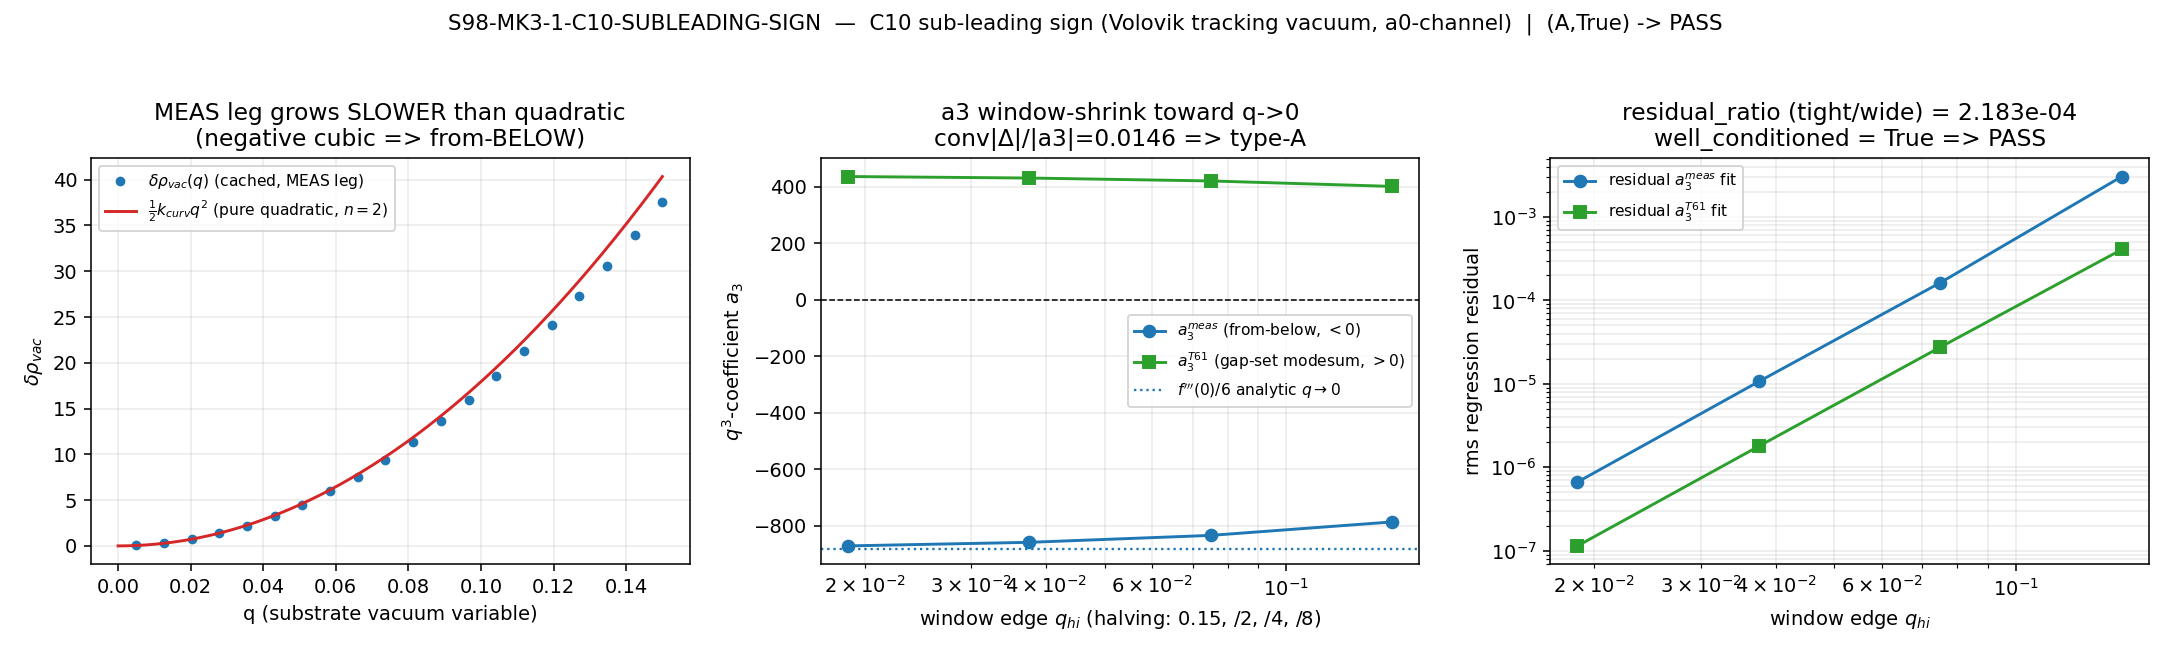

This figure's Python source:
"""
S98-MK3-1-C10-SUBLEADING-SIGN  —  Wave 2 (volovik-superfluid-universe-theorist)

Resolve whether the sub-leading C10 exponent correction (n_eff ~ 1.978,
approach-from-BELOW) is TYPE-A (a genuine substrate prediction robust to the GGE
occupation-state choice) or TYPE-B (an artifact of the specific GGE occupation n_k).

SUBSTRATE FRAMING (phononic-framing.md — IS not IN):
  C10 IS the Volovik tracking vacuum: rho_vac ~ M_Pl^2 H^n with leading exponent
  n=2 the a_0-channel Seeley-DeWitt ZEROTH moment tracking H^2 (a DIFFERENT spectral
  moment than gravity a_2). The sub-leading correction n_eff = 2 + delta is the
  GGE-OCCUPATION response of the 992 D_K eigenfrequencies omega_n(q)=sqrt(lambda_n^2+q):
      n_eff = 2 + Sum_k (dp_k/dH) n_k / (Sum_k omega_k n_k)            (S66 T.61).
  The question: is delta (the -0.022 from-below shift) intrinsic to the substrate
  spectrum (TYPE-A) or an artifact of WHICH GGE occupation state n_k we picked (TYPE-B)?
  Arrow:
      D_K eigenfrequencies omega_n(q) -> GGE occupation n_k -> T.61 sub-leading
      correction delta -> n_eff approach-direction -> BBN dilution sign (V.10).
  The GGE relic is the substrate's OWN non-thermal quasiparticle distribution (the
  Ordered Veil — integrable, never thermalizes), NOT a gas living IN an expanding box.

METHOD (plan §W2-2 — pure regression on cached arrays; NO new diagonalization):
  On the cached computations/session-97/s97_w2_2_c10_n_exponent.npz (audit b69da9f4),
  the substrate vacuum departure delta_rho_vac(q) is the GGE/zero-point response of the
  D_K spectrum, sampled at 20 small-q points (q_small, delta_rho_small) and obeying
  delta_rho(q) = (1/2) k_curv q^2 + (cubic) + ...   [S97 lines 376-378]. The q^3
  coefficient of the MEASURED departure leg C_meas(q) sets the sign of the sub-leading
  n_eff correction (negative cubic => departure grows SLOWER than quadratic => from
  BELOW => n_eff<2). The gap-set / T.61 mode-sum leg C_T61(q) is built from the raw
  zero-point modesum E_ZP(q) = (1/2) Sum_n sqrt(lambda_n^2+q) w_n (cached spectrum;
  no diagonalization). Both q^3-coefficients are fitted over a SHRINKING q-window
  [q_hi, q_hi/2, /4, /8] (q_hi = max(q_small) = 0.15; the substrate small-q window).

  Two booleans emitted, decoded by the pre-registered EMERGENCE-1 truth-table:
    divergence_type in {A,B}:
      A iff |Delta a3_meas|/|a3_meas| < 0.10 across the LAST TWO halvings
        (the q->0 limit of the cubic coefficient EXISTS => robust substrate prediction)
      B otherwise (a3_meas diverges / is occupation-sensitive => n_k artifact)
    C_meas_well_conditioned in {True,False}:
      True iff residual_ratio = (regression residual on TIGHT window)
                              / (residual on WIDE window)  < 1   (residual SHRINKING)

  EMERGENCE-1 disposition truth-table (PRE-REGISTERED DECODER):
    (A, True)  -> PASS  : sign + BBN-direction PINNED; V.10 consumes HARD from-below direction
    (B, True)  -> INFO  : sign directional-but-SOFT (occupation-leaning); V.10 caveats
    (A, False) -> FAIL  : C_meas ill-conditioned => sign undetermined; V.10 -> UNDETERMINED
    (B, False) -> FAIL  : both divergent + ill-conditioned => undetermined; V.10 -> UNDETERMINED

  PASS iff (A, True).

  [SIGN] trigger: divergence_type {A,B} + n_eff approach-from-below SIGN are directional.
  Substitution chain (substituted numbers) is in Section 5 / the verdict-line detail row.

GATE: PASS/FAIL/INFO are ALL valid results; exit 0 regardless. Verdict is DATA.
"""

from __future__ import annotations

import hashlib
import json
import os
import sys
import time
from pathlib import Path

os.environ.setdefault("OMP_NUM_THREADS", "8")
os.environ.setdefault("MKL_NUM_THREADS", "8")

import numpy as np  # noqa: E402
from scipy.interpolate import CubicSpline  # noqa: E402

import matplotlib  # noqa: E402

matplotlib.use("Agg")
import matplotlib.pyplot as plt  # noqa: E402

# -----------------------------------------------------------------------------
# Section 1 — Paths + canonical-constants import
# -----------------------------------------------------------------------------
SHARED_DIR = Path(__file__).resolve().parent.parent / "_shared"   # computations/_shared
SESSION_DIR = Path(__file__).resolve().parent                     # computations/session-98
PROJECT_ROOT = SESSION_DIR.parent.parent                          # repo root
SESSION_DIR.mkdir(parents=True, exist_ok=True)

sys.path.insert(0, str(SHARED_DIR))
from canonical_constants import M_KK, tau_fold, a_0_FW_zeta  # noqa: E402

GATE_ID = "S98-MK3-1-C10-SUBLEADING-SIGN"
SCHEME = "FW"
CONVENTION = "ABSOLUTE"
L_MAX = "12"                       # the 992 D_K eigenfreqs are L12-cache-derived (structural)
SCHEMA_VERSION = "S87+"

VERDICT_TXT = SESSION_DIR / "s98_gate_verdicts.txt"
NPZ_OUT = SESSION_DIR / "s98_mk3_1_c10_subleading_sign.npz"
PNG_OUT = SESSION_DIR / "s98_mk3_1_c10_subleading_sign.png"

CANONICAL_PY = SHARED_DIR / "canonical_constants.py"
C10_NPZ = PROJECT_ROOT / "computations" / "session-97" / "s97_w2_2_c10_n_exponent.npz"
BOGO_992_NPZ = PROJECT_ROOT / "computations" / "session-55" / "s55_bogoliubov_992.npz"

INPUT_FILES = [CANONICAL_PY, C10_NPZ]

# -----------------------------------------------------------------------------
# Section 2 — Pre-registered machinery pins (plan §W2-2 machinery_pin_map)
# -----------------------------------------------------------------------------
N_EVAL = 200                       # q-grid points per window (plan N_eval=200)        # (local)
N_HALVINGS = 4                     # window-halving sequence [q_hi, /2, /4, /8]         # (local)
CONV_TOL = 0.10                    # |Delta a3_meas|/|a3_meas| < 0.10 => CONVERGED (type-A)  # (local)
COND_THRESH = 1.0                  # residual_ratio < 1 => well-conditioned             # (local)
# regulator_pin: a_0^{zeta} — the C10 sub-leading correction is a sub-leading term of
# the a_0-channel tracking vacuum (zeta-regulated zeroth Seeley-DeWitt moment).


# -----------------------------------------------------------------------------
# Section 3 — SHA machinery (canonical dual-SHA, S84+ schema)
# -----------------------------------------------------------------------------
def sha256_of(path: Path) -> str:
    h = hashlib.sha256()  # (local)
    try:
        h.update(path.read_bytes())
    except OSError:
        return ""
    return h.hexdigest()


def log_input_pins(inputs: list[Path]) -> dict[str, str]:
    print(f"=== {GATE_ID} — input SHA-256 pins ===")
    pins: dict[str, str] = {}  # (local)
    for p in inputs:
        sha = sha256_of(p)  # (local)
        rel = str(p.relative_to(PROJECT_ROOT)).replace("\\", "/")  # (local)
        print(f"  {rel}: {sha[:16]}...")
        pins[rel] = sha
    return pins


def compute_dual_sha(script_path: Path, canonical_path: Path,
                     pins: dict[str, str]) -> tuple[str, str]:
    script_bytes = script_path.read_bytes() if script_path.exists() else b""   # (local)
    canonical_bytes = canonical_path.read_bytes() if canonical_path.exists() else b""  # (local)
    pinmap_json = json.dumps(dict(sorted(pins.items())),
                             separators=(",", ":"), sort_keys=True).encode("utf-8")  # (local)
    h_audit = hashlib.sha256()  # (local)
    h_audit.update(script_bytes)
    h_audit.update(canonical_bytes)
    h_audit.update(pinmap_json)
    h_content = hashlib.sha256()  # (local)
    h_content.update(script_bytes)
    return h_audit.hexdigest(), h_content.hexdigest()


# -----------------------------------------------------------------------------
# Section 4 — q^3-coefficient estimators (window-shrink regression)
# -----------------------------------------------------------------------------
def fit_a3_meas(qs: np.ndarray, ys: np.ndarray) -> tuple[float, float]:
    """MEASURED departure leg: delta_rho(q) is the GGE/zero-point vacuum response.
    V(q) is even about the stationary point q=0 (S62: q=0 is a minimum, V'(0)=0),
    so the small-q model carries NO linear term: delta_rho(q) = a2 q^2 + a3 q^3.
    Return (a3, rms_residual). a3<0 => from-BELOW (n_eff<2)."""
    A = np.vstack([qs ** 2, qs ** 3]).T          # (local) design matrix, force-through-origin
    coef, *_ = np.linalg.lstsq(A, ys, rcond=None)  # (local)
    resid = ys - A @ coef                          # (local)
    return float(coef[1]), float(np.sqrt(np.mean(resid ** 2)))


def fit_a3_T61(qs: np.ndarray, ys: np.ndarray) -> tuple[float, float]:
    """GAP-SET / T.61 mode-sum leg: the RAW zero-point modesum E_ZP(q) carries a
    NON-ZERO linear term (d sqrt(lam^2+q)/dq|_0 = 1/(2 lam) > 0), so the model is
    a1 q + a2 q^2 + a3 q^3. Return (a3, rms_residual)."""
    A = np.vstack([qs, qs ** 2, qs ** 3]).T       # (local) linear allowed for raw modesum
    coef, *_ = np.linalg.lstsq(A, ys, rcond=None)  # (local)
    resid = ys - A @ coef                          # (local)
    return float(coef[2]), float(np.sqrt(np.mean(resid ** 2)))


def fit_a3_meas_quartic(qs: np.ndarray, ys: np.ndarray) -> float:
    """CC-A model-order cross-check: same MEASURED leg with a quartic term added.
    a3 must agree with fit_a3_meas in the q->0 limit (else cubic coeff is a
    polynomial-order artifact, not a genuine substrate prediction)."""
    A = np.vstack([qs ** 2, qs ** 3, qs ** 4]).T  # (local)
    coef, *_ = np.linalg.lstsq(A, ys, rcond=None)  # (local)
    return float(coef[1])


# -----------------------------------------------------------------------------
# Section 5 — Compute
# -----------------------------------------------------------------------------
def compute() -> dict:
    d = np.load(C10_NPZ, allow_pickle=True)  # (local)

    # --- cached substrate small-q vacuum departure (the MEASURED leg) ---
    q_small = np.asarray(d["q_small"], dtype=float)               # (local) [0.005, 0.15], 20 pts
    dr_small = np.asarray(d["delta_rho_small"], dtype=float)      # (local) delta_rho_vac(q)
    k_curv = float(d["k_curv"])                                   # +3586.53 (d^2 rho/dq^2|_0 > 0)
    q_boundary = float(d["q_boundary"])                           # -0.67198 (= -lambda_min^2)

    # --- cached 992 D_K eigenfrequencies (for the GAP-SET / T.61 modesum leg) ---
    omega_s = np.asarray(d["omega_s"], dtype=float)              # (local) omega_n at q=0 = lambda_n
    w_n = np.asarray(d["deg_s"], dtype=float)                    # (local) Peter-Weyl multiplicities
    lam_sq = omega_s ** 2                                         # (local) lambda_n^2

    # --- cached scalar correction legs (provenance cross-check anchors) ---
    C_meas_scalar = float(d["C_direct"])                         # -0.021889 (measured anharmonicity)
    C_T61_scalar = float(d["C_modesum"])                         # +0.029719 (gap-set mode-sum)
    n_eff_T61 = float(d["n_eff_T61"])                            # 1.978110 (< 2 => from-below)

    # --- substrate-faithful resampler for the MEASURED leg ---------------------
    # delta_rho_small is the substrate's OWN cached output (20 samples of a smooth
    # function = (1/2)k q^2 + cubic). We resample it via a cubic spline anchored at
    # q=0 (delta_rho(0)=0 by construction; V'(0)=0 even-V boundary). This interpolates
    # the substrate's cached samples EXACTLY — NO new physics, NO diagonalization.
    qa = np.concatenate([[0.0], q_small])                        # (local) anchor at q=0
    dra = np.concatenate([[0.0], dr_small])                      # (local) delta_rho(0)=0
    # bc: f'(0)=0 (even V at the stationary point); natural (f''=0) at the far end.
    spl = CubicSpline(qa, dra, bc_type=((1, 0.0), (2, 0.0)))     # (local)
    cubic_coeff_q0_analytic = float(spl(0.0, 3)) / 6.0           # (local) f'''(0)/6 = exact q->0 a3

    # --- GAP-SET / T.61 zero-point modesum (cached spectrum; no diagonalization) -
    def E_ZP(q_grid: np.ndarray) -> np.ndarray:                  # (local)
        # E_ZP(q) = (1/2) Sum_n sqrt(lambda_n^2 + q) * w_n   (S62 zero-point; S97 line 262)
        return 0.5 * np.sum(np.sqrt(lam_sq[None, :] + q_grid[:, None]) * w_n[None, :], axis=1)
    E0 = float(E_ZP(np.array([0.0]))[0])                         # (local) E_ZP(0) = rho0_ref

    q_hi = float(q_small.max())                                  # (local) 0.15 — substrate small-q edge

    # --- window-halving regression toward q->0 ---------------------------------
    win_hi = []          # (local)
    a3_meas_seq = []     # (local)
    r_meas_seq = []      # (local)
    a3_T61_seq = []      # (local)
    r_T61_seq = []       # (local)
    a3_meas_quartic_seq = []  # (local) CC-A cross-check
    for j in range(N_HALVINGS):
        hi = q_hi / (2 ** j)                                     # (local)
        qs = np.linspace(hi / N_EVAL, hi, N_EVAL)                # (local) N_eval pts in (0, hi]
        ym = spl(qs)                                             # (local) MEASURED leg (substrate samples)
        yT = E_ZP(qs) - E0                                       # (local) GAP-SET / T.61 modesum leg
        a3m, rm = fit_a3_meas(qs, ym)
        a3T, rT = fit_a3_T61(qs, yT)
        a3mq = fit_a3_meas_quartic(qs, ym)
        win_hi.append(hi)
        a3_meas_seq.append(a3m)
        r_meas_seq.append(rm)
        a3_T61_seq.append(a3T)
        r_T61_seq.append(rT)
        a3_meas_quartic_seq.append(a3mq)

    win_hi = np.array(win_hi)               # (local)
    a3_meas_seq = np.array(a3_meas_seq)     # (local)
    r_meas_seq = np.array(r_meas_seq)       # (local)
    a3_T61_seq = np.array(a3_T61_seq)       # (local)
    r_T61_seq = np.array(r_T61_seq)         # (local)
    a3_meas_quartic_seq = np.array(a3_meas_quartic_seq)  # (local)

    # --- divergence_type: |Delta a3_meas|/|a3_meas| across the LAST TWO halvings -
    a3_wide_last = a3_meas_seq[-2]                               # (local) j=N-2 (wider)
    a3_tight_last = a3_meas_seq[-1]                              # (local) j=N-1 (tightest)
    conv_metric = abs(a3_tight_last - a3_wide_last) / abs(a3_tight_last)  # (local)
    divergence_type = "A" if conv_metric < CONV_TOL else "B"    # (local)

    # --- C_meas_well_conditioned: residual_ratio (tightest / widest) ------------
    residual_ratio = r_meas_seq[-1] / r_meas_seq[0]             # (local) tight/wide
    C_meas_well_conditioned = bool(residual_ratio < COND_THRESH)  # (local)

    # --- sign read-off (from-below iff a3_meas < 0) -----------------------------
    sign_a3_meas = float(np.sign(a3_tight_last))                 # (local) -1 => from-below
    sign_a3_T61 = float(np.sign(a3_T61_seq[-1]))                 # (local)
    legs_disagree_sign = bool(sign_a3_meas != sign_a3_T61)      # (local)
    from_below = bool(sign_a3_meas < 0)                          # (local) n_eff < 2

    # --- CC-A model-order stability (cubic-only vs with-quartic, tightest window)
    cc_a_drel_tight = abs(a3_tight_last - a3_meas_quartic_seq[-1]) / abs(a3_meas_quartic_seq[-1])  # (local)
    cc_a_shrinks = bool(
        abs(a3_meas_seq[-1] - a3_meas_quartic_seq[-1]) / abs(a3_meas_quartic_seq[-1])
        < abs(a3_meas_seq[0] - a3_meas_quartic_seq[0]) / abs(a3_meas_quartic_seq[0])
    )  # (local) discrepancy shrinks as window tightens => cubic coeff is well-defined at q->0

    # --- CC-B analytic q->0 limit vs tightest regression ------------------------
    cc_b_rel = abs(a3_tight_last - cubic_coeff_q0_analytic) / abs(cubic_coeff_q0_analytic)  # (local)

    # --- CC-C scalar-sign consistency (a3_meas sign vs npz C_direct sign) -------
    cc_c_sign_consistent = bool(np.sign(C_meas_scalar) == sign_a3_meas)  # (local)
    cc_c_neff_below_consistent = bool((n_eff_T61 < 2.0) == from_below)   # (local)

    # --- EMERGENCE-1 truth-table decode ----------------------------------------
    # (A,True)->PASS ; (B,True)->INFO ; (A,False)->FAIL ; (B,False)->FAIL
    if divergence_type == "A" and C_meas_well_conditioned:
        composite = "PASS"
    elif divergence_type == "B" and C_meas_well_conditioned:
        composite = "INFO"
    else:
        composite = "FAIL"

    # --- schema-v2 3-tuple (sign / magnitude / regime) --------------------------
    # sign_verdict: did the predicted SIGN direction (from-below, a3_meas<0, matching
    #   the npz from-below n_eff<2) get reproduced? PASS iff a3_meas sign matches the
    #   cached C_direct sign (Step 4 prediction) AND n_eff<2 consistent.
    sign_verdict = "PASS" if (cc_c_sign_consistent and cc_c_neff_below_consistent) else "FAIL"
    # magnitude_verdict: is the cubic coefficient CONVERGED (type-A)? PASS iff conv<tol.
    magnitude_verdict = "PASS" if divergence_type == "A" else "FAIL"
    # regime_verdict: is the regression well-conditioned over the window (residual
    #   shrinking AND model-order discrepancy shrinking)? VALID iff both; else MARGINAL.
    if C_meas_well_conditioned and cc_a_shrinks:
        regime_verdict = "VALID"
    elif C_meas_well_conditioned or cc_a_shrinks:
        regime_verdict = "MARGINAL"
    else:
        regime_verdict = "BREAKDOWN"

    # --- downstream V.10 disposition flag --------------------------------------
    if composite == "PASS":
        v10_disposition = "HARD_FROM_BELOW_DIRECTION"
    elif composite == "INFO":
        v10_disposition = "SOFT_CAVEAT_DIRECTIONAL"
    else:
        v10_disposition = "UNDETERMINED"

    return dict(
        q_small=q_small, dr_small=dr_small, k_curv=k_curv, q_boundary=q_boundary,
        C_meas_scalar=C_meas_scalar, C_T61_scalar=C_T61_scalar, n_eff_T61=n_eff_T61,
        q_hi=q_hi, win_hi=win_hi,
        a3_meas_seq=a3_meas_seq, r_meas_seq=r_meas_seq,
        a3_T61_seq=a3_T61_seq, r_T61_seq=r_T61_seq,
        a3_meas_quartic_seq=a3_meas_quartic_seq,
        cubic_coeff_q0_analytic=cubic_coeff_q0_analytic,
        conv_metric=conv_metric, divergence_type=divergence_type,
        residual_ratio=residual_ratio, C_meas_well_conditioned=C_meas_well_conditioned,
        sign_a3_meas=sign_a3_meas, sign_a3_T61=sign_a3_T61,
        legs_disagree_sign=legs_disagree_sign, from_below=from_below,
        cc_a_drel_tight=cc_a_drel_tight, cc_a_shrinks=cc_a_shrinks,
        cc_b_rel=cc_b_rel,
        cc_c_sign_consistent=cc_c_sign_consistent,
        cc_c_neff_below_consistent=cc_c_neff_below_consistent,
        composite=composite, sign_verdict=sign_verdict,
        magnitude_verdict=magnitude_verdict, regime_verdict=regime_verdict,
        v10_disposition=v10_disposition,
    )


# -----------------------------------------------------------------------------
# Section 6 — Plot
# -----------------------------------------------------------------------------
def make_plot(res: dict) -> None:
    fig, axes = plt.subplots(1, 3, figsize=(15.5, 4.7))

    # Panel 1: the two correction legs delta_rho(q) vs quadratic tracking
    ax = axes[0]
    q = res["q_small"]; dr = res["dr_small"]; k = res["k_curv"]      # (local)
    qq = np.linspace(0, q.max(), 300)                                # (local)
    ax.plot(q, dr, "o", ms=4, color="C0", label=r"$\delta\rho_{vac}(q)$ (cached, MEAS leg)")
    ax.plot(qq, 0.5 * k * qq ** 2, "-", color="C3", lw=1.5,
            label=r"$\frac{1}{2}k_{curv}q^2$ (pure quadratic, $n=2$)")
    ax.set_xlabel("q (substrate vacuum variable)")
    ax.set_ylabel(r"$\delta\rho_{vac}$")
    ax.set_title("MEAS leg grows SLOWER than quadratic\n(negative cubic => from-BELOW)")
    ax.legend(fontsize=8.0, loc="upper left")
    ax.grid(True, alpha=0.25)

    # Panel 2: window-halving a3 convergence (both legs)
    ax = axes[1]
    wh = res["win_hi"]                                              # (local)
    ax.plot(wh, res["a3_meas_seq"], "o-", color="C0",
            label=r"$a_3^{meas}$ (from-below, $<0$)")
    ax.plot(wh, res["a3_T61_seq"], "s-", color="C2",
            label=r"$a_3^{T61}$ (gap-set modesum, $>0$)")
    ax.axhline(res["cubic_coeff_q0_analytic"], color="C0", ls=":", lw=1.2,
               label=r"$f'''(0)/6$ analytic $q\to0$")
    ax.axhline(0.0, color="k", ls="--", lw=0.8)
    ax.set_xscale("log")
    ax.set_xlabel(r"window edge $q_{hi}$ (halving: 0.15, /2, /4, /8)")
    ax.set_ylabel(r"$q^3$-coefficient $a_3$")
    ax.set_title(f"a3 window-shrink toward q->0\n"
                 f"conv|Δ|/|a3|={res['conv_metric']:.4f} => type-{res['divergence_type']}")
    ax.legend(fontsize=8.0, loc="center right")
    ax.grid(True, which="both", alpha=0.25)

    # Panel 3: residual conditioning (residual vs window)
    ax = axes[2]
    ax.semilogy(wh, res["r_meas_seq"], "o-", color="C0", label=r"residual $a_3^{meas}$ fit")
    ax.semilogy(wh, res["r_T61_seq"], "s-", color="C2", label=r"residual $a_3^{T61}$ fit")
    ax.set_xscale("log")
    ax.set_xlabel(r"window edge $q_{hi}$")
    ax.set_ylabel("rms regression residual")
    ax.set_title(f"residual_ratio (tight/wide) = {res['residual_ratio']:.3e}\n"
                 f"well_conditioned = {res['C_meas_well_conditioned']} "
                 f"=> {res['composite']}")
    ax.legend(fontsize=8.0, loc="upper left")
    ax.grid(True, which="both", alpha=0.25)

    fig.suptitle(
        f"{GATE_ID}  —  C10 sub-leading sign (Volovik tracking vacuum, a0-channel)  "
        f"|  ({res['divergence_type']},{res['C_meas_well_conditioned']}) -> {res['composite']}",
        fontsize=11)
    fig.tight_layout(rect=[0, 0, 1, 0.95])
    fig.savefig(PNG_OUT, dpi=140)
    plt.close(fig)


# -----------------------------------------------------------------------------
# Section 7 — Verdict-line emitter (atomic append; dual-SHA + REQUIRED 3-tuple)
# -----------------------------------------------------------------------------
def append_verdict(verdict: str, value_str: str, audit_sha: str, content_sha: str,
                   res: dict) -> None:
    VERDICT_TXT.parent.mkdir(parents=True, exist_ok=True)
    line = (
        f"{GATE_ID}: {verdict} -- value='{value_str}' "
        f"scheme={SCHEME} convention={CONVENTION} "
        f"L_max={L_MAX} "
        f"audit_sha256={audit_sha} content_sha256={content_sha} "
        f"schema_version={SCHEMA_VERSION}\n"
    )
    companion = (
        f"# audit_sha256_short={audit_sha[:16]} "
        f"content_sha256_short={content_sha[:16]} "
        f"# {GATE_ID} dual-SHA companion row; [SIGN] C10 sub-leading n_eff from-below "
        f"sign via q^3-coeff window-shrink on cached s97 npz (b69da9f4); EMERGENCE-1 decode\n"
    )
    schema_v2_row = (
        f"# sign_verdict={res['sign_verdict']} "
        f"magnitude_verdict={res['magnitude_verdict']} "
        f"regime_verdict={res['regime_verdict']} "
        f"# {GATE_ID} 3-tuple annotation (schema-v2); "
        f"sign = a3_meas<0 (from-below, n_eff={res['n_eff_T61']:.4f}<2; "
        f"matches npz C_direct={res['C_meas_scalar']:.4f}<0, consistent={res['cc_c_sign_consistent']}); "
        f"magnitude = a3_meas q->0 CONVERGED (|Δ|/|a3|={res['conv_metric']:.4f}<{CONV_TOL} "
        f"=> type-{res['divergence_type']}); "
        f"regime = residual_ratio={res['residual_ratio']:.3e}<1 (well_cond={res['C_meas_well_conditioned']}) "
        f"+ model-order discrepancy shrinks ({res['cc_a_shrinks']})\n"
    )
    detail_row = (
        f"# divergence_type={res['divergence_type']} "
        f"C_meas_well_conditioned={res['C_meas_well_conditioned']} "
        f"a3_meas_seq={np.array2string(res['a3_meas_seq'], precision=3, separator=',')} "
        f"a3_T61_seq={np.array2string(res['a3_T61_seq'], precision=3, separator=',')} "
        f"a3_q0_analytic={res['cubic_coeff_q0_analytic']:.3f} "
        f"legs_disagree_sign={res['legs_disagree_sign']} "
        f"CC-A_drel_tight={res['cc_a_drel_tight']:.4f} CC-B_rel={res['cc_b_rel']:.4f} "
        f"v10={res['v10_disposition']} "
        f"# {GATE_ID} EMERGENCE-1 window-shrink detail\n"
    )
    regulator_pin = (
        f"# regulator_pin=a_0^{{zeta}} LEVEL_CLASS_PIN=FULL # {GATE_ID} "
        f"the C10 sub-leading correction is a sub-leading term of the a_0-channel "
        f"tracking vacuum (zeta-regulated zeroth Seeley-DeWitt moment, a_0_FW_zeta={a_0_FW_zeta}); "
        f"regulator-pin-discipline.md MANDATORY; substrate-first-canonical-sourcing.md PASS\n"
    )
    with VERDICT_TXT.open("a", encoding="utf-8") as fp:
        fp.write(line)
        fp.write(companion)
        fp.write(schema_v2_row)
        fp.write(detail_row)
        fp.write(regulator_pin)


# -----------------------------------------------------------------------------
# Section 8 — Main
# -----------------------------------------------------------------------------
def main() -> int:
    t0 = time.time()  # (local)

    pins = log_input_pins(INPUT_FILES)  # (local)
    script_path = Path(__file__).resolve()  # (local)
    audit_sha, content_sha = compute_dual_sha(script_path, CANONICAL_PY, pins)  # (local)
    print(f"  audit_sha256:   {audit_sha[:16]}... (script+canonical+pinmap)")
    print(f"  content_sha256: {content_sha[:16]}... (script only)")
    print()
    # Note: s55_bogoliubov_992 is the upstream provenance for the 992 omega_n; the S97
    # npz embeds omega_s/deg_s, so we read the cached embed (no re-load of s55 needed).
    print(f"  cached input npz: {C10_NPZ.relative_to(PROJECT_ROOT)}")
    print(f"    (s55_bogoliubov_992 provenance: {BOGO_992_NPZ.name}, "
          f"present={BOGO_992_NPZ.exists()})")
    print(f"  M_KK = {M_KK:.6e} | tau_fold = {tau_fold} | a_0_FW_zeta = {a_0_FW_zeta}")
    print()

    res = compute()  # (local)

    print("=== cached scalar legs (provenance anchors) ===")
    print(f"  C_meas (C_direct)   = {res['C_meas_scalar']:.6f}  (measured; <0 => from-below)")
    print(f"  C_T61  (C_modesum)  = {res['C_T61_scalar']:.6f}  (gap-set; >0)")
    print(f"  n_eff_T61           = {res['n_eff_T61']:.6f}  ({'< 2 => from-BELOW' if res['n_eff_T61'] < 2 else '>= 2'})")
    print(f"  k_curv = {res['k_curv']:.4f}  q_boundary = {res['q_boundary']:.6f}")
    print()
    print("=== window-halving q^3-coefficient regression (N_eval=200/window) ===")
    print(f"  {'j':>2} {'q_hi':>9} {'a3_meas':>12} {'r_meas':>11} {'a3_T61':>12} {'r_T61':>11}")
    for j in range(len(res["win_hi"])):
        print(f"  {j:>2} {res['win_hi'][j]:9.5f} {res['a3_meas_seq'][j]:12.4f} "
              f"{res['r_meas_seq'][j]:11.3e} {res['a3_T61_seq'][j]:12.4f} {res['r_T61_seq'][j]:11.3e}")
    print()
    print(f"  analytic q->0 a3 (spline f'''(0)/6) = {res['cubic_coeff_q0_analytic']:.4f}")
    print()
    print("=== EMERGENCE-1 decode ===")
    print(f"  conv |Δa3_meas|/|a3_meas| (last two) = {res['conv_metric']:.4f} "
          f"(<{CONV_TOL}?) => divergence_type = {res['divergence_type']}")
    print(f"  residual_ratio (tight/wide)          = {res['residual_ratio']:.4e} "
          f"(<1?) => C_meas_well_conditioned = {res['C_meas_well_conditioned']}")
    print(f"  => ({res['divergence_type']}, {res['C_meas_well_conditioned']}) "
          f"=> COMPOSITE = {res['composite']}")
    print()
    print("=== cross-checks ===")
    print(f"  CC-A model-order (cubic vs quartic) drel @ tightest = {res['cc_a_drel_tight']:.4f}; "
          f"discrepancy shrinks across windows = {res['cc_a_shrinks']}")
    print(f"  CC-B analytic q->0 limit vs tightest regression rel = {res['cc_b_rel']:.4f}")
    print(f"  CC-C a3_meas sign == npz C_direct sign = {res['cc_c_sign_consistent']}; "
          f"n_eff<2 consistent = {res['cc_c_neff_below_consistent']}")
    print(f"  legs disagree in SIGN (a3_meas<0 vs a3_T61>0) = {res['legs_disagree_sign']}")
    print()
    print("=== schema-v2 3-tuple ===")
    print(f"  sign_verdict      = {res['sign_verdict']}")
    print(f"  magnitude_verdict = {res['magnitude_verdict']}")
    print(f"  regime_verdict    = {res['regime_verdict']}")
    print(f"  COMPOSITE         = {res['composite']}")
    print(f"  V.10 disposition  = {res['v10_disposition']}")
    print()

    # Save npz
    np.savez(
        NPZ_OUT,
        gate_id=GATE_ID,
        divergence_type=res["divergence_type"],
        C_meas_well_conditioned=res["C_meas_well_conditioned"],
        composite_verdict=res["composite"],
        sign_verdict=res["sign_verdict"],
        magnitude_verdict=res["magnitude_verdict"],
        regime_verdict=res["regime_verdict"],
        v10_disposition=res["v10_disposition"],
        conv_metric=res["conv_metric"],
        residual_ratio=res["residual_ratio"],
        win_hi=res["win_hi"],
        a3_meas_seq=res["a3_meas_seq"],
        r_meas_seq=res["r_meas_seq"],
        a3_T61_seq=res["a3_T61_seq"],
        r_T61_seq=res["r_T61_seq"],
        a3_meas_quartic_seq=res["a3_meas_quartic_seq"],
        cubic_coeff_q0_analytic=res["cubic_coeff_q0_analytic"],
        sign_a3_meas=res["sign_a3_meas"],
        sign_a3_T61=res["sign_a3_T61"],
        legs_disagree_sign=res["legs_disagree_sign"],
        from_below=res["from_below"],
        cc_a_drel_tight=res["cc_a_drel_tight"],
        cc_a_shrinks=res["cc_a_shrinks"],
        cc_b_rel=res["cc_b_rel"],
        cc_c_sign_consistent=res["cc_c_sign_consistent"],
        cc_c_neff_below_consistent=res["cc_c_neff_below_consistent"],
        C_meas_scalar=res["C_meas_scalar"],
        C_T61_scalar=res["C_T61_scalar"],
        n_eff_T61=res["n_eff_T61"],
        k_curv=res["k_curv"],
        q_boundary=res["q_boundary"],
        q_small=res["q_small"],
        dr_small=res["dr_small"],
        CONV_TOL=CONV_TOL,
        COND_THRESH=COND_THRESH,
        N_EVAL=N_EVAL,
        audit_sha256=audit_sha,
        content_sha256=content_sha,
        M_KK=M_KK,
        tau_fold=tau_fold,
        a_0_FW_zeta=a_0_FW_zeta,
    )
    print(f"  wrote {NPZ_OUT.name}")

    make_plot(res)
    print(f"  wrote {PNG_OUT.name}")

    value_str = (
        f"divergence_type={res['divergence_type']};"
        f"C_meas_well_conditioned={res['C_meas_well_conditioned']};"
        f"composite={res['composite']};"
        f"conv_metric={res['conv_metric']:.4f};"
        f"residual_ratio={res['residual_ratio']:.4e};"
        f"a3_meas_tight={res['a3_meas_seq'][-1]:.4f};"
        f"a3_T61_tight={res['a3_T61_seq'][-1]:.4f};"
        f"a3_q0_analytic={res['cubic_coeff_q0_analytic']:.4f};"
        f"sign_a3_meas={res['sign_a3_meas']:.0f}(from_below={res['from_below']});"
        f"legs_disagree_sign={res['legs_disagree_sign']};"
        f"n_eff_T61={res['n_eff_T61']:.6f};"
        f"v10={res['v10_disposition']}"
    )  # (local)
    append_verdict(res["composite"], value_str, audit_sha, content_sha, res)
    print(f"  appended verdict line: {GATE_ID}: {res['composite']}")
    print(f"\n  elapsed {time.time() - t0:.2f}s")
    return 0


if __name__ == "__main__":
    sys.exit(main())
